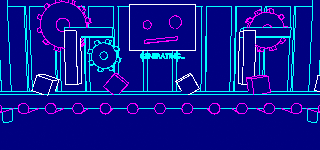
#> input picture art/renders/scenes/bg1.png, 320 x 150 px, found by its file name; its folder holds only this picture in this run
$ python contact.py out.png
#> lines starting #> are read from the running program, lines starting #| are printed output that depends on the picture
"""Contact sheet of the Blender renders (for review)."""
import os, sys
from PIL import Image
R = "art/renders"
out = sys.argv[1]
rows = []
for d in sorted(os.listdir(R)):
    fs = sorted(f for f in os.listdir(os.path.join(R, d)) if f.endswith(".png"))
    ims = []
    for f in fs:
        im = Image.open(os.path.join(R, d, f)).convert("RGBA")
#> im is the input picture: PIL image 320x150 RGBA; mean R, G, B, A 11.2, 22.3, 142.6, 255
        if d.endswith("m0") or d.startswith(("items_ep3", "bro")) or d == "power_m0":
            im = im.resize((im.width * 2, im.height), Image.NEAREST)
        ims.append(im)
    rows.append(ims)
W = max(sum(i.width + 2 for i in r) for r in rows)
#> W = 322
H = sum(max(i.height for i in r) + 2 for r in rows)
#> H = 152
sheet = Image.new("RGBA", (W, H), (50, 50, 50, 255))
y = 0
for r in rows:
    x = 0
    for im in r:
        sheet.paste(im, (x, y), im)
        x += im.width + 2
    y += max(i.height for i in r) + 2
#> this loop made 1 pass
#> y on pass 1: 152
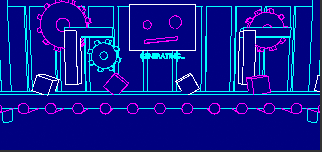
#> sheet: PIL image 322x152 RGBA; mean R, G, B, A 11.9, 22.9, 140.8, 255
#> after the loop, y = 152
sheet.resize((W * 5, H * 5), Image.NEAREST).save(out)
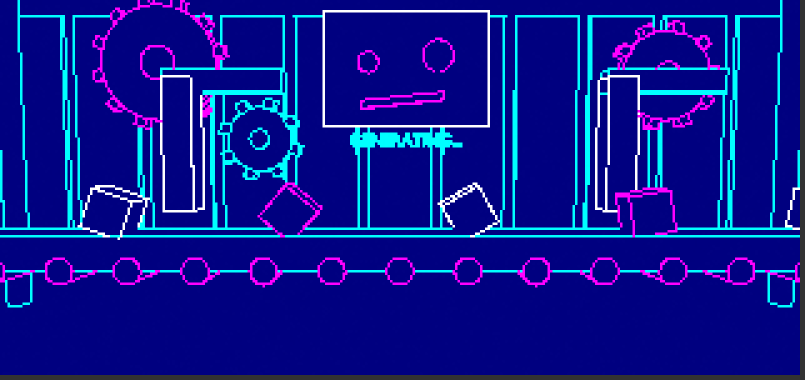
#> saved as out.png: PIL image 1610x760 RGBA (shown at 1/2 size); mean R, G, B, A 11.9, 22.9, 140.8, 255

$ run again, on art/renders/scenes/bg10.png
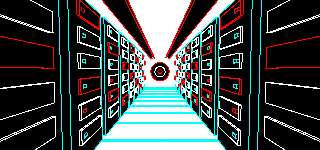
#> input picture art/renders/scenes/bg10.png, 320 x 150 px, found by its file name
#> im is the input picture: PIL image 320x150 RGBA; mean R, G, B, A 26.7, 34.7, 34.7, 215.6
#> W = 322
#> H = 152
#> the loop `for r in rows:` made 1 pass
#> y on pass 1: 152
#> after the loop `for r in rows:`:
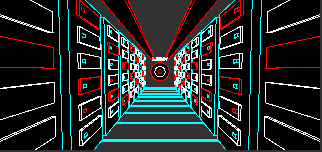
#> sheet: PIL image 322x152 RGBA; mean R, G, B, A 34.7, 42.6, 42.6, 255
#> `sheet.resize((W * 5, H * 5), Image.NEAREST).save(out)`:
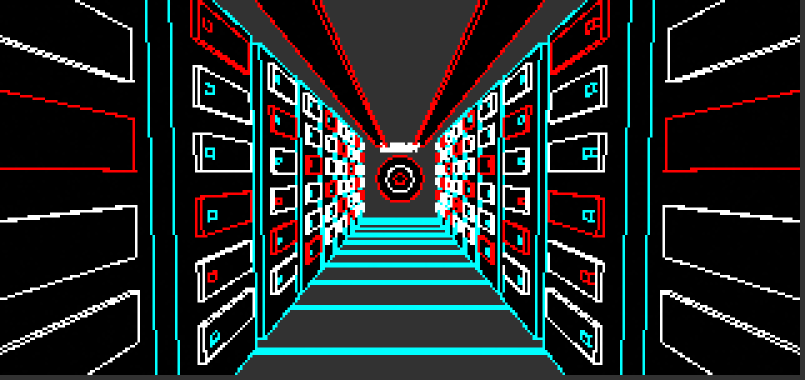
#> saved as out.png: PIL image 1610x760 RGBA (shown at 1/2 size); mean R, G, B, A 34.7, 42.6, 42.6, 255
